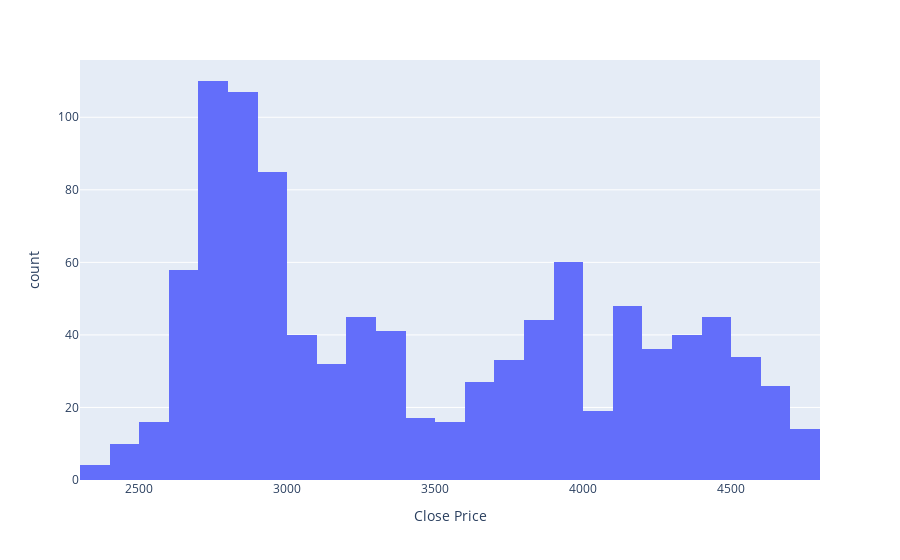

Notebook code for this chart:
### Code cell
fig = px.histogram(y_train, x='Close Price')
fig.show()

### Figure 1 — Plotly figure (JSON) as saved in the notebook; plotly's stock layout.template omitted (floating-point values rounded to 4 significant figures; data arrays with more than 128 entries replaced by an {"elided": "..."} marker saying what was removed)
{"data": [{"alignmentgroup": "True", "bingroup": "x", "hovertemplate": "Close Price=%{x}<br>count=%{y}<extra></extra>", "legendgroup": "", "marker": {"color": "#636efa", "pattern": {"shape": ""}}, "name": "", "offsetgroup": "", "orientation": "v", "showlegend": false, "type": "histogram", "x": {"elided": "1007 float values"}, "xaxis": "x", "yaxis": "y"}], "layout": {"autosize": true, "barmode": "relative", "legend": {"tracegroupgap": 0}, "margin": {"t": 60}, "xaxis": {"anchor": "y", "autorange": true, "domain": [0, 1], "range": [2300, 4800], "title": {"text": "Close Price"}, "type": "linear"}, "yaxis": {"anchor": "x", "autorange": true, "domain": [0, 1], "range": [0, 115.8], "title": {"text": "count"}}}}
